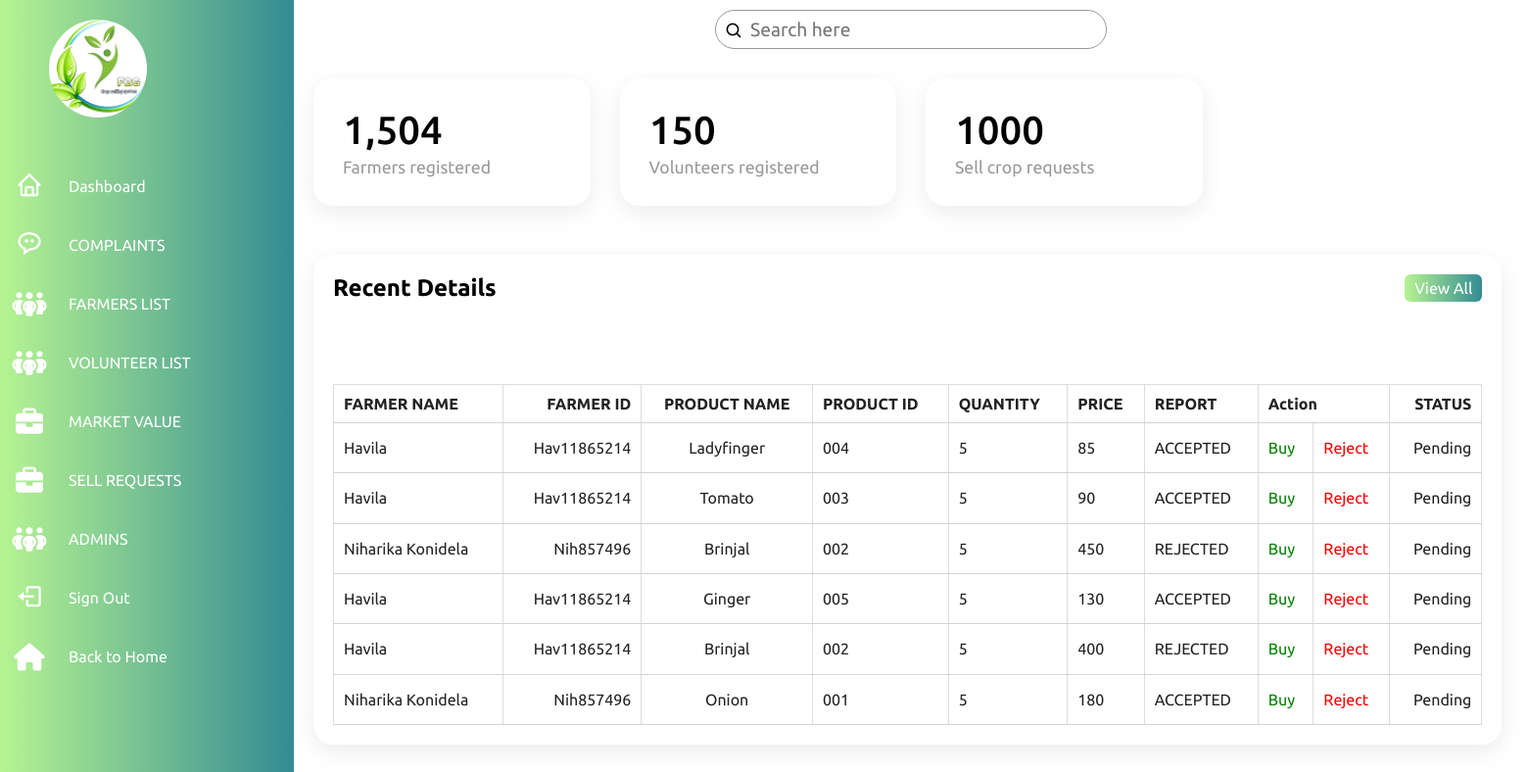
The app's page /admin-panel/admin.php (signed in) with its own data.
### tables this page shows
CREATE TABLE `quality_check` (
  `id` int(11) NOT NULL,
  `far_name` text DEFAULT NULL,
  `far_id` text DEFAULT NULL,
  `pro_name` text DEFAULT NULL,
  `pro_id` text DEFAULT NULL,
  `quantity` text DEFAULT NULL,
  `price` text DEFAULT NULL,
  `report` text DEFAULT NULL,
  `status` text DEFAULT NULL
);

### admin-panel/admin.php (the view, shortened to what this page needs)
<?php
    if(isset($_SESSION['admin']) && $_SESSION['admin'] == 'admin'){
    require_once('../config.php');
?>
<!DOCTYPE html>
<html lang="en">
<head>
    <link rel="stylesheet" href="./admin.css">
    <link href='https://unpkg.com/boxicons@2.1.4/css/boxicons.min.css' rel='stylesheet'>
    <link rel="stylesheet" href="https://cdnjs.cloudflare.com/ajax/libs/font-awesome/6.3.0/css/all.min.css">
</head>
<body>
    <div class="container">
        <div class="navigation">
            <ul>
                <li>
                    <a href="#">
                        <div class="user">
                            <img src="./images/logo.png">
                        </div>
                    </a>
                </li>
                <li>
                    <a href="#">
                        <span class="icon"><i class='bx bx-home' ></i></span>
                        <span class="title">Dashboard</span>
                    </a>
                </li>
                <li>
                    <a href="./messages/index.php">
                        <span class="icon"><i class='bx bx-message-rounded-dots' ></i></span>
                        <span class="title">COMPLAINTS</span>
                    </a>
                </li>
                <li>
                    <a href="./farmers/farmer.php">
                        <span class="icon"><i class="fa-solid fa-people-group"></i></span>
                        <span class="title">FARMERS LIST</span>
                    </a>
                </li>
                <li>
                    <a href="./volunteers/volunteer.php">
                        <span class="icon"><i class="fa-solid fa-people-group"></i></span>
                        <span class="title">VOLUNTEER LIST</span>
                    </a>
                </li>
                <li>
                    <a href="./marketvalue/index.php">
                        <span class="icon"><i class="fa-solid fa-briefcase"></i></span>
                        <span class="title">MARKET VALUE</span>
                    </a>
                </li>
                <li>
                    <a href="./sell-requests/sellrequests.php">
                        <span class="icon"><i class="fa-solid fa-briefcase"></i></span>
                        <span class="title">SELL REQUESTS</span>
                    </a>
                </li>
                <li>
                    <a href="./admins/index.php">
                        <span class="icon"><i class="fa-solid fa-people-group"></i></span>
                        <span class="title">ADMINS</span>
                    </a>
                </li>
                <li>
                    <a href="../logout.php">
                        <span class="icon"><i class='bx bx-log-out'></i></span>
                        <span class="title">Sign Out</span>
                    </a>
                </li>
                <li>
                    <a href="../index.php">
                        <span class="icon"><i class="fa-sharp fa-solid fa-house"></i></span>
                        <span class="title">Back to Home</span>
                    </a>
                </li>
            </ul>
        </div>
    </div>
    <div class="main">
        <div class="topbar">
            <div class="search">
                <label>
                    <input type="text" placeholder="Search here">
                    <i class='bx bx-search' ></i>
                </label>
            </div>
        </div>
        <div class="cardBox">
            <div class="card">
                <div>
                    <div class="numbers">1,504</div>
                    <div class="cardName">Farmers registered</div>
                </div>
            </div>
            <div class="card">
                <div>
                    <div class="numbers">150</div>
                    <div class="cardName">Volunteers registered</div>
                </div>
            </div>
            <div class="card">
                <div>
                    <div class="numbers">1000</div>
                    <div class="cardName">Sell crop requests</div>
                </div>
            </div>
        </div>
        <div class="details">
            <div class="recentOrders">
                <div class="cardHeader">
                    <h2>Recent Details</h2>
                    <a href="#" class="btn">View All</a>
                </div>
                <table>
                    <thead>
                        <tr>
                            <td>FARMER NAME</td>
                            <td>FARMER ID</td>
                            <td>PRODUCT NAME</td>
                            <td>PRODUCT ID</td>
                            <td>QUANTITY</td>
                            <td>PRICE</td>
                            <td>REPORT</td>
                            <td colspan="2">Action</td>
                            <td>STATUS</td>
                        </tr>
                    </thead>
                    <thead>
                        <tbody>
                            <?php
                                $sql = mysqli_query($db,"SELECT * FROM `quality_check`");
                                if(!$sql){
                                    die("Invalid Query !!!".mysqli_connect_error());
                                }
                                else{
                                    while($row = mysqli_fetch_assoc($sql)){
                                        echo "
                                            <tr>
                                                <td>$row[far_name]</td>
                                                <td>$row[far_id]</td>
                                                <td>$row[pro_name]</td>
                                                <td>$row[pro_id]</td>
                                                <td>$row[quantity]</td>
                                                <td>$row[price]</td>
                                                <td>$row[status]</td>
                                                <td><a href='../templates/make-payment.html?id=$row[id]' class='edit'>Buy</a></td>
                                                <td><a href='./deleteproduct.php?id=$row[id]' class='delete'>Reject</a></td>
                                                <td><span class='status delivered'>Pending</span></td>
                                            </tr>
                                        ";
                                    }
                                }
                            ?>
                        </tbody>
                    </thead>
                </table>
            </div>
        </div>
    </div>
</body>
</html>
<?php
    }
    else{
        header("Location: ../index.php");
    }
?>

### admin-panel/admin.css (style rules this page uses)
* { margin: 0; padding: 0; box-sizing: border-box; font-family: 'Ubuntu', sans-serif; }
:root { --violet: linear-gradient(to right, rgb(182, 244, 146), rgb(51, 139, 147)); --white: #fff; --grey: #f5f5f5; --black1: #222; --black2: #999; }
body { min-height: 100vh; overflow-x: hidden; }
a { text-decoration: none; }
th ,td { border: 1px solid #dddddd; text-align: left; padding: 8px; }
.container { position: relative; width: 100%; }
.navigation { position: fixed; width: 300px; height: 100%; background: var(--violet); border-left: 10px solid var(--violet); transition: 0.5s; overflow: hidden; }
.navigation ul { position: absolute; top: 0; left: 0; width: 100%; }
.navigation ul li { position: relative; width: 100%; list-style: none; border-top-left-radius: 30px; border-bottom-left-radius: 30px; }
.navigation ul li:nth-child(1) { margin-bottom: 40px; pointer-events: none; }
.navigation ul li a { position: relative; display: block; width: 100%; display: flex; text-decoration: none; color: var(--white); }
.navigation ul li a .icon { position: relative; display: block; min-width: 60px; height: 60px; line-height: 70px; text-align: center; }
.navigation ul li a .icon i { font-size: 1.75em; }
.navigation ul li a .title { position: relative; display: block; padding: 0 10px; line-height: 60px; text-align: start; white-space: nowrap; }
.main { position: absolute; width: calc(100% - 300px); left: 300px; min-height: 100vh; background: var(--white); transition: 0.5s; }
.topbar { width: 100%; height: 60px; display: flex; justify-content: space-around; align-items: center; padding: 0 10px; }
.search { position: relative; width: 400px; margin: 0 10px; }
.search label { position: relative; width: 100%; }
.search label input { width: 100%; height: 40px; border-radius: 40px; padding: 5px 20px; padding-left: 35px; font-size: 1.2em; outline: none; border: 1px solid var(--black2); }
.search label i { position: absolute; top: 0; left: 10px; font-size: 1.2em; }
.user { position: relative; margin-top: 20px; margin-left: 50px; width: 100px; height: 100px; border-radius: 50%; overflow: hidden; cursor: pointer; }
.user img { position: relative; top: 0; left: 0; width: 100%; height: 100%; object-fit: cover; }
.cardBox { position: relative; width: 100%; padding: 20px; display: grid; grid-template-columns: repeat(4,1fr); grid-gap: 30px; }
.cardBox .card { position: relative; background: var(--white); padding: 30px; border-radius: 20px; display: flex; justify-content: space-between; cursor: pointer; box-shadow: 0 7px 25px rgba(0,0,0,0.08); }
.cardBox .card .numbers { position: relative; font-weight: 500; font-size: 2.5em; color: var(--violet); }
.cardBox .card .cardName { color: var(--black2); font-size: 1.1em; margin-top: 5px; }
.details { position: relative; width: 150%; padding: 20px; display: grid; grid-template-columns: 2fr 1fr; grid-gap: 30px; margin-top: 10px; }
.details .recentOrders { position: relative; display: grid; min-height: 500px; background: var(--white); padding: 20px; box-shadow: 0 7px 25px rgba(0,0,0,0.08); border-radius: 20px; }
.cardHeader { display: flex; justify-content: space-between; align-items: flex-start; }
.cardHeader h2 { font-weight: 600; color: var(--violet); }
.btn { position: relative; padding: 5px 10px; background: linear-gradient(to right, rgb(182, 244, 146), rgb(51, 139, 147)); text-decoration: none; color: var(--white); border-radius: 6px; }
.details table { width: 100%; border-collapse: collapse; margin-top: 10px; }
.details table thead td { font-weight: 600; }
.details .recentOrders table tr { color: var(--black1); border-bottom: 1px solid rgba(0,0,0,0.1); }
.details .recentOrders table tr td { padding: 10px; }
.details .recentOrders table tr td:last-child { text-align: end; }
.details .recentOrders table tr td:nth-child(2) { text-align: end; }
.details .recentOrders table tr td:nth-child(3) { text-align: center; }
th, td { padding: 15px; text-align: left; border-bottom: 1px solid lightgrey; }
.edit { color: green; }
.delete { color: red; }

### records on screen
quality_check: far_name "Havila", far "Hav11865214", pro_name "Ladyfinger", pro "004", quantity "5", price "85", status "ACCEPTED"
quality_check: far_name "Havila", far "Hav11865214", pro_name "Tomato", pro "003", quantity "5", price "90", status "ACCEPTED"
quality_check: far_name "Niharika Konidela", far "Nih857496", pro_name "Brinjal", pro "002", quantity "5", price "450", status "REJECTED"
quality_check: far_name "Havila", far "Hav11865214", pro_name "Ginger", pro "005", quantity "5", price "130", status "ACCEPTED"
quality_check: far_name "Havila", far "Hav11865214", pro_name "Brinjal", pro "002", quantity "5", price "400", status "REJECTED"
quality_check: far_name "Niharika Konidela", far "Nih857496", pro_name "Onion", pro "001", quantity "5", price "180", status "ACCEPTED"
